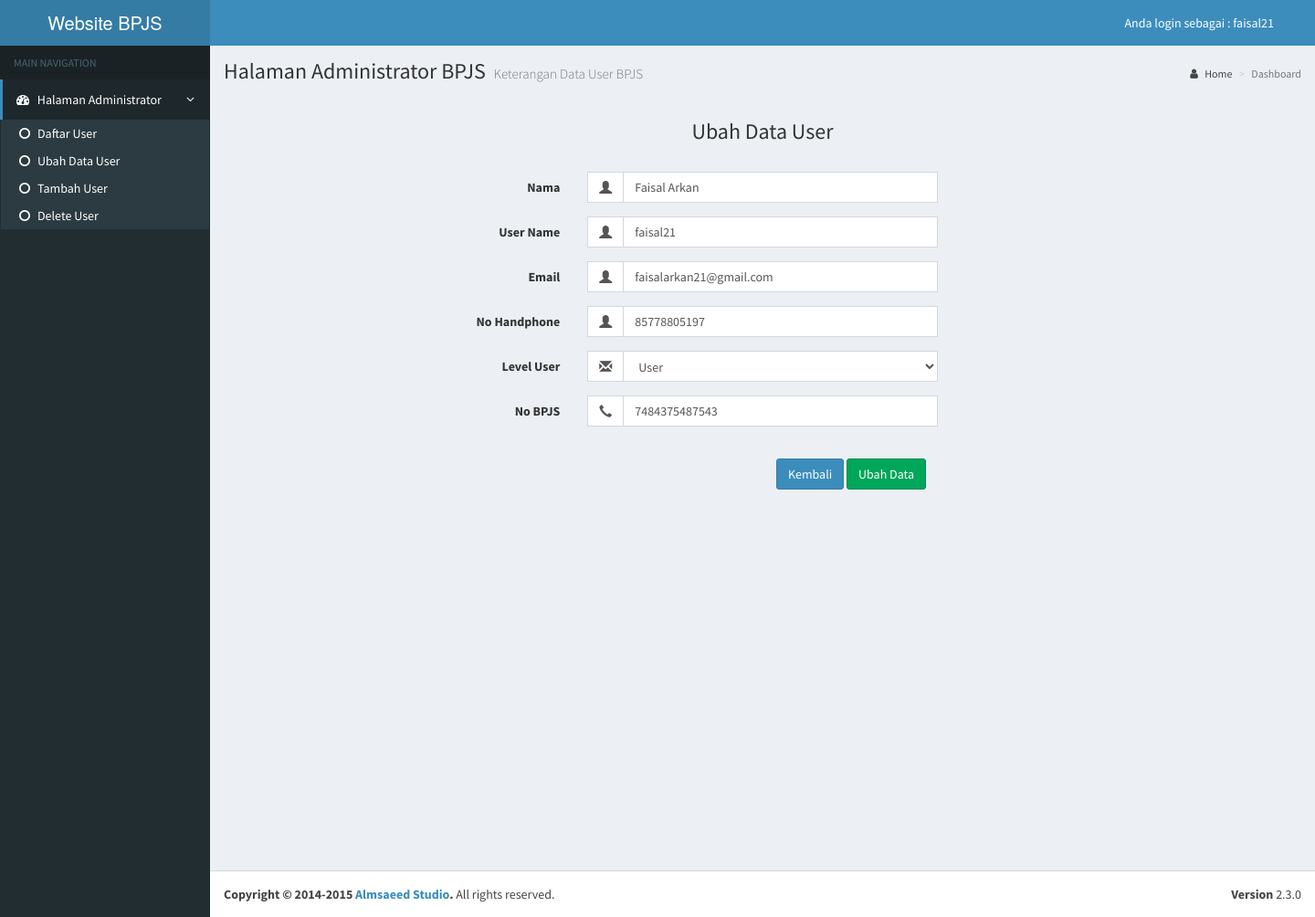
Screenshot of /login/admin/admin-update.php?id=26 (signed in) with the database file from the repository.
### tables this page shows
CREATE TABLE `users` (
  `id` int(11) NOT NULL,
  `username` varchar(32) NOT NULL,
  `nama` varchar(100) NOT NULL,
  `password` varchar(32) NOT NULL,
  `nama_level` varchar(50) NOT NULL,
  `email` varchar(32) NOT NULL,
  `level` int(11) NOT NULL,
  `bpjs` varchar(50) NOT NULL,
  `mobile` varchar(50) NOT NULL,
  `joining_date` timestamp NOT NULL DEFAULT CURRENT_TIMESTAMP ON UPDATE CURRENT_TIMESTAMP
);

### login/admin/admin-update.php (the view, shortened to what this page needs)
<!DOCTYPE html>
<html>
<?php
$id = null;
if ( !empty($_GET['id'])) {
  $id = $_REQUEST['id'];
}
if ( null==$id ) {
} else {
  $pdo = Database::connect();
  $pdo->setAttribute(PDO::ATTR_ERRMODE, PDO::ERRMODE_EXCEPTION);
  $sql = "SELECT * FROM users where id = ?";
  $q = $pdo->prepare($sql);
  $q->execute(array($id));
  $data = $q->fetch(PDO::FETCH_ASSOC);
}
?>
<head>
  <link rel="stylesheet" href="bootstrap/css/bootstrap.css">
  <link rel="stylesheet" href="https://maxcdn.bootstrapcdn.com/font-awesome/4.4.0/css/font-awesome.min.css">
  <link rel="stylesheet" href="https://code.ionicframework.com/ionicons/2.0.1/css/ionicons.min.css">
  <link rel="stylesheet" href="dist/css/AdminLTE.css">
    <link rel="stylesheet" href="dist/css/skins/_all-skins.min.css">
    <link rel="stylesheet" href="plugins/iCheck/flat/blue.css">
    <link rel="stylesheet" href="plugins/morris/morris.css">
    <link rel="stylesheet" href="plugins/jvectormap/jquery-jvectormap-1.2.2.css">
    <link rel="stylesheet" href="plugins/datepicker/datepicker3.css">
    <link rel="stylesheet" href="plugins/daterangepicker/daterangepicker-bs3.css">
    <link rel="stylesheet" href="plugins/bootstrap-wysihtml5/bootstrap3-wysihtml5.min.css">
      </head>
      <body class="hold-transition skin-blue sidebar-mini">
        <div class="wrapper">
          <header class="main-header">
            <a href="index2.html" class="logo">
              <span class="logo-lg">Website<b></b>  BPJS</span>
            </a>
            <nav class="navbar navbar-static-top" role="navigation">
              <div class="navbar-custom-menu">
                <ul class="nav navbar-nav">
                  <li class="dropdown user user-menu">
                    <a href="#" class="dropdown-toggle" style="margin-right:30px ;" data-toggle="dropdown">
                     Anda login sebagai :
                     <span class="hidden-xs">  <?php echo $_SESSION['username']; ?></span>
                   </a>
              </li>
            </ul>
          </div>
        </nav>
      </header>
      <aside class="main-sidebar">
        <section class="sidebar">
          <ul class="sidebar-menu">
            <li class="header">MAIN NAVIGATION</li>
            <li class="active treeview">
              <a href="#">
                <i class="fa fa-dashboard"></i> <span>Halaman Administrator</span> <i class="fa fa-angle-left pull-right"></i>
              </a>
              <ul class="treeview-menu">
                <li class="active"><a href="home-admin.php"><i class="fa fa-circle-o"></i>Daftar User</a></li>
                <li class="active"><a href="home-admin-update.php"><i class="fa fa-circle-o"></i>Ubah Data User</a></li>
                <li class="active"><a href="home-admin-add.php"><i class="fa fa-circle-o"></i>Tambah User</a></li>
                <li class="active"><a href="home-admin-delete.php"><i class="fa fa-circle-o"></i>Delete User</a></li>
              </ul>
            </li>
          </section>
        </aside>
        <div class="content-wrapper">
          <section class="content-header">
            <h1>
              Halaman Administrator BPJS
              <small>Keterangan Data User BPJS</small>
            </h1>
            <ol class="breadcrumb">
              <li><a href="#"><i class="fa fa-user"></i> Home</a></li>
              <li class="active">Dashboard</li>
            </ol>
          </section>
          <div class="container">
            <div class="">
              <div class="row">
                <br/>
                <h3 align="center">Ubah Data User</h3>
                <br/>
              </div>
            </div>
          </div>
          <form class="form-horizontal" method="post"  id="contact_form">
            <fieldset>
              <div class="form-group">
                <label class="col-md-4 control-label">Nama</label>
                <div class="col-md-4 inputGroupContainer">
                  <div class="input-group">
                    <span class="input-group-addon"><i class="glyphicon glyphicon-user"></i></span>
                    <input  name="nama" placeholder="First Name" class="form-control" value="<?php echo $data['nama'];?>"  type="text"  required="required">
                  </div>
                </div>
              </div>
              <div class="form-group">
                <label class="col-md-4 control-label">User Name</label>
                <div class="col-md-4 inputGroupContainer">
                  <div class="input-group">
                    <span class="input-group-addon"><i class="glyphicon glyphicon-user"></i></span>
                    <input  name="username" placeholder="First Name" class="form-control" value="<?php echo $data['username'];?>"  type="text"  required="required">
                  </div>
                </div>
              </div>
              <div class="form-group">
                <label class="col-md-4 control-label">Email</label>
                <div class="col-md-4 inputGroupContainer">
                  <div class="input-group">
                    <span class="input-group-addon"><i class="glyphicon glyphicon-user"></i></span>
                    <input  name="email" placeholder="First Name" class="form-control" value="<?php echo $data['email'];?>"  type="text" required="required">
                  </div>
                </div>
              </div>
              <div class="form-group">
                <label class="col-md-4 control-label" >No Handphone</label>
                <div class="col-md-4 inputGroupContainer">
                  <div class="input-group">
                    <span class="input-group-addon"><i class="glyphicon glyphicon-user"></i></span>
                    <input  name="mobile" placeholder="Last Name" class="form-control" value="<?php echo $data['mobile'];?>" type="text"  required="required">
                  </div>
                </div>
              </div>
              <div class="form-group">
                <label class="col-md-4 control-label">Level User</label>
                <div class="col-md-4 inputGroupContainer">
                  <div class="input-group">
                    <span class="input-group-addon"><i class="glyphicon glyphicon-envelope"></i></span>
                    <?php
                    $pilih2 =null;
                    $dropdown = $data['nama_level'];
                    if ($dropdown == "Administrator"){
                      $pilih1 ="selected";
                    }elseif ($dropdown == "User") {
                      $pilih2 ="selected";
                    }
                    ?>
                    <select class="form-control" name="nama_leveldrop" id="sel1" >
                      <option <?php echo "$pilih2";?>>User</option>
                    </select>
                  </div>
                </div>
              </div>
              <div class="form-group">
                <label class="col-md-4 control-label">No BPJS</label>
                <div class="col-md-4 inputGroupContainer">
                  <div class="input-group">
                    <span class="input-group-addon"><i class="glyphicon glyphicon-earphone"></i></span>
                    <input  name="bpjs" placeholder="(845)555-1212" class="form-control" value="<?php echo $data['bpjs'];?>" type="text"  required="required">
                  </div>
                </div>
              </div>
              <div class="form-actions col-md-9 col-md-offset-6">
                <br/>
                <a class="btn btn-primary" href="home-admin.php">Kembali</a>
                <input class="btn btn-success" value="Ubah Data"  type="submit" name="submit" ></input>
              </div>
            </div>
          </div>
          <footer class="main-footer">
            <div class="pull-right hidden-xs">
              <b>Version</b> 2.3.0
            </div>
            <strong>Copyright &copy; 2014-2015 <a href="http://almsaeedstudio.com">Almsaeed Studio</a>.</strong> All rights reserved.
          </footer>
  </body>
  </html>

### rows the page displays
users: nama "Faisal Arkan", username "faisal21", email "faisalarkan21@gmail.com", mobile "85778805197", bpjs "7484375487543"

### other values shown
$_SESSION['username'] "faisal21"
